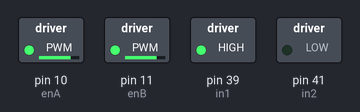
This sketch was run on a simulated Arduino Mega 2560, built with avr-gcc and run on an emulated ATmega2560. Shown: switched loads named in the sketch (green lamp = pin HIGH).

Above: at 0.05 s.
At 3.5 s:
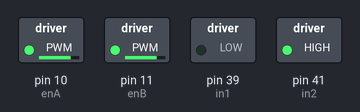
At 6.95 s:
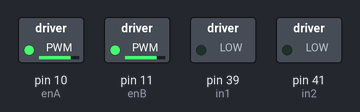
Timing chart, 0 to 8.1 s (numbered marks = the images above):
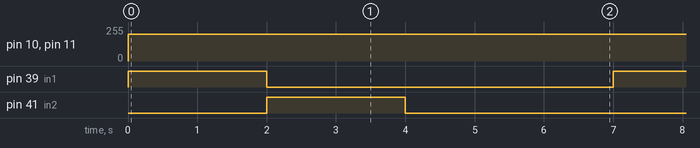

The sketch:

sketch_oct23b.ino
```cpp
#include <Arduino.h>

int enA = 10;
int in1 = 39;
int in2 = 41;
int enB = 11;
int in3 = 47;
int in4 = 49;

int led = 13;

void setup()
{
  // set all the motor control pins to outputs
  pinMode(enA, OUTPUT);
  pinMode(in1, OUTPUT);
  pinMode(in2, OUTPUT);
}
void demoOne()
{
  // this function will run the motors in both directions at a fixed speed
  // turn on motor A
  digitalWrite(in1, HIGH);
  digitalWrite(in2, LOW);
  // set speed to 200 out of possible range 0~255
  analogWrite(enA, 200);

  digitalWrite(in3, HIGH);
  digitalWrite(in4, LOW);
  // set speed to 200 out of possible range 0~255
  analogWrite(enB, 200);

  delay(2000);
  // now change motor directions
  digitalWrite(in1, LOW);
  digitalWrite(in2, HIGH);

  delay(2000);
  // now turn off motors
  digitalWrite(in1, LOW);
  digitalWrite(in2, LOW);

  digitalWrite(in3, LOW);
  digitalWrite(in4, HIGH);

  delay(2000);
  // now turn off motors
  digitalWrite(in3, LOW);
  digitalWrite(in4, LOW);

}
void demoTwo()
{

  // this function will run the motors across the range of possible speeds
  // note that maximum speed is determined by the motor itself and the operating voltage
  // the PWM values sent by analogWrite() are fractions of the maximum speed possible
  // by your hardware
  // turn on motors
  digitalWrite(in1, LOW);
  digitalWrite(in2, HIGH);
  digitalWrite(in3, LOW);
  digitalWrite(in4, HIGH);
  // accelerate from zero to maximum speed
  for (int i = 0; i < 256; i++)
  {
    analogWrite(enA, i);
    analogWrite(enB, i);
    delay(20);
  }
  // decelerate from maximum speed to zero
  for (int i = 255; i >= 0; --i)
  {
    analogWrite(enA, i);
    analogWrite(enB, i);
    delay(20);
  }
  // now turn off motors
  digitalWrite(in1, LOW);
  digitalWrite(in2, LOW);
  digitalWrite(in3, LOW);
  digitalWrite(in4, LOW);
}
void loop()
{
  digitalWrite(led, HIGH);
  demoOne();
  digitalWrite(led, LOW);
  delay(1000);
  // demoTwo();
  //delay(1000);
}
```

Measured:
- by itself, pin 10 (enA), pin 11 (enB): 0/255 → 200/255 at 0.00 s
- by itself, pin 39 (in1), pin 41 (in2): alternates HIGH for 2.0 s and LOW for 5.0 s
